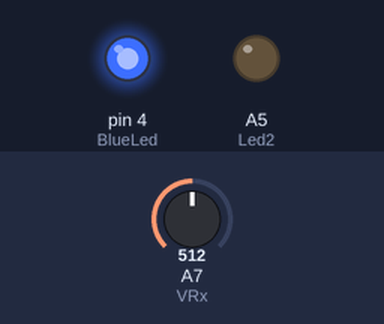
The sketch below on a simulated Arduino Nano, built with avr-gcc and run on an emulated ATmega328P. On the bench: output pins drawn as LEDs (lit = HIGH). The test bench sets the inputs (shaded band); at power-on: A7 (VRx) = 512. No radio packets arrive unless stated; what the sketch prints to the serial monitor is not drawn.

Above: at 0.77 s.
1.3 s: A7 (VRx) set to 111
4.3 s: A7 (VRx) set to 95
7.3 s: A7 (VRx) set to 1023
Timing chart, 0 to 10.3 s (numbered marks = the images above; inputs shaded):
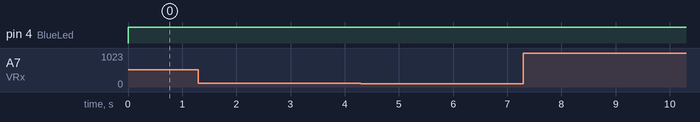

Measured:
- after the input at 4.3 s, pin 4 (BlueLed): stays HIGH (without the input it goes to LOW after 3.0 s)

The sketch:

RF24_Sender_v0.ino
```cpp
/*  New Sketch to develop RF2.4Ghz
 *  Sender Nano in mimi green Protoboard
 *  with Poty
 */

#include <nRF24L01.h>
#include <SPI.h>
#include "RF24.h"
/******************* User Config ***************/
RF24 radio(9,10);
bool radioNumber = 1;
bool role = 1;
const int BlueLed = 4;
const int Led2 = A5;
const int VRx = A7;
const int VRy = A6;
const int Pushbutton = 3;

int message;
const byte address[6] = "00001";

void setup()
{
  Serial.begin(9600);
  pinMode(BlueLed, OUTPUT);
  pinMode(Led2, OUTPUT);
  pinMode(Pushbutton, INPUT_PULLUP);
  pinMode(VRx, INPUT);
  pinMode(VRy, INPUT);
  radio.begin();
  radio.openWritingPipe(address);
  radio.setPALevel(RF24_PA_MAX);
  radio.setRetries(1000,20);
  radio.stopListening();
}

void loop()
{
  //digitalWrite(Led2, HIGH);
  //delay(20);
  //digitalWrite(Led2, LOW);
  message = analogRead(VRx);

  if(radio.write(&message, sizeof(int) ))
  {
    Serial.print("Message was sent = ");
    Serial.println(message);
    digitalWrite(BlueLed, HIGH);
    delay(20);
    digitalWrite(BlueLed, LOW);

  }
  else
  {
    //Serial.println("Message was not sent");
  }

}
```
